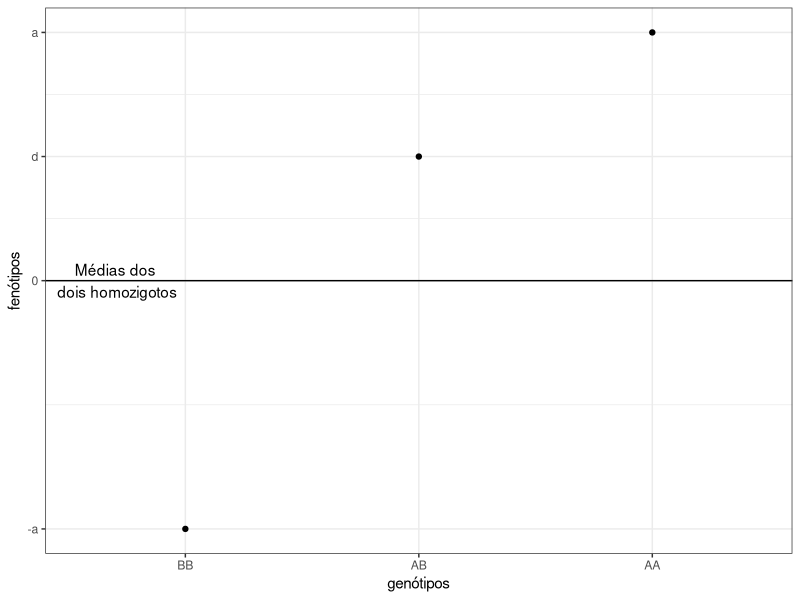
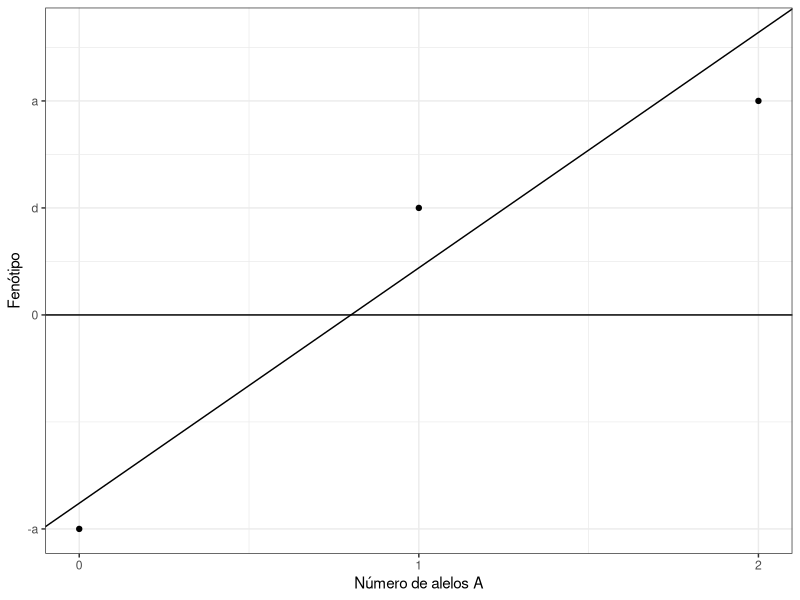

R code for these plots, in order:
## ---- chunk 1
library(xtable)
genotypes = c("AA", "AB", "BB")
phenotypes = c("a", "d", "-a")
df = data.frame(genótipos = genotypes, fenótipos = phenotypes)
tab = xtable(df, digits = 2, align = "ccc")
print(tab, type="html")
## ---- chunk 2
library(ggplot2)
genotypes = c("AA", "AB", "BB")
phenotypes = c(1, 0.5, -1)
df = data.frame(genótipos = factor(genotypes, levels = c("BB", "AB", "AA")), 
                                   fenótipos = phenotypes)
ggplot(df, aes(genótipos, fenótipos)) + geom_point() + geom_hline(yintercept = 0) + theme_bw() + 
  scale_y_continuous(breaks = c(1, 0.5, 0, -1), labels = c("a", "d", "0", "-a")) + 
  annotate("text", y = 0, x = 0.7, label = "Médias dos\n dois homozigotos")
## ---- chunk 3
library(ggplot2)
genotypes = c("AA", "AB", "BB")
phenotypes = c(1, 0.5, -1)
df = data.frame(genótipos = c(2, 1, 0), 
                fenótipos = phenotypes)
alpha = 1 + (0.6 - 0.4) * 0.5
ggplot(df, aes(genótipos, fenótipos)) + geom_point() + geom_hline(yintercept = 0) + theme_bw() + 
  scale_y_continuous(breaks = c(1, 0.5, 0, -1), 
                     labels = c("a", "d", "0", "-a"), limits = c(-1, 2*0.6*alpha)) + 
  scale_x_continuous(breaks = c(0, 1, 2)) + labs (x = "Número de alelos A", y = "Fenótipo") +
  geom_abline(slope = alpha, intercept = -2*0.4*alpha)
